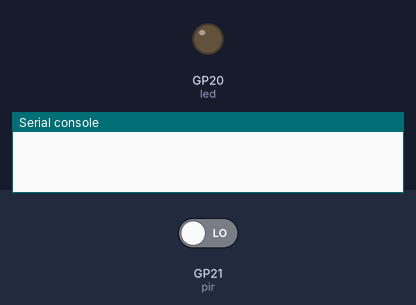
Bench run of a program on a simulated Raspberry Pi Pico running MicroPython. On the bench: output pins drawn as LEDs (lit = HIGH), the last lines printed to the serial console. Inputs (shaded band) come from the test bench; at power-on: GP21 (pir) LOW.

Above: at 1.2 s.
1.3 s: GP21 (pir) driven HIGH
At 2.3 s:
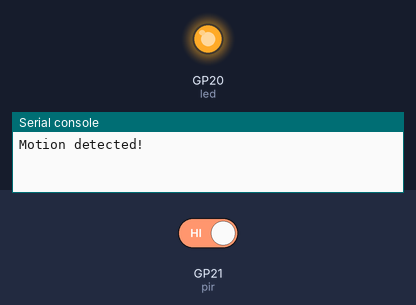
Timing chart, 0 to 22.8 s (numbered marks = the images above; inputs shaded):
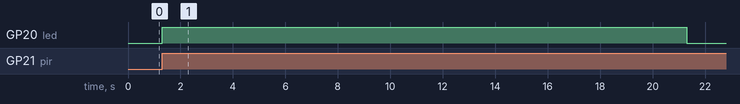

Measured:
- after the input at 1.3 s, GP20 (led): LOW → HIGH at once, → LOW 20.0 s later

The program:

4_6_4_pir_motion_sensor.py
```python
# Rui Santos & Sara Santos - Random Nerd Tutorials
# Complete project details at https://RandomNerdTutorials.com/raspberry-pi-pico-w-micropython-ebook/

from machine import Pin, Timer
import time

# PIR sensor pin
pir_pin = 21
# LED pin
led_pin = 20

# Set up LED and PIR sensor
led = Pin(led_pin, Pin.OUT)
pir = Pin(pir_pin, Pin.IN)

# Create timer
motion_timer = Timer()

# Create timer
motion = False
motion_printed = False

def handle_motion(pin):
    global motion
    motion = True
    motion_timer.init(mode=Timer.ONE_SHOT, period=20000, callback=turn_off_led)

def turn_off_led(timer):
    global motion, motion_printed
    led.off()  # Turn off the LED
    print('Motion stopped!')
    motion = False
    motion_printed = False

# Attach interrupt to the PIR motion sensor
pir.irq(trigger=Pin.IRQ_RISING, handler=handle_motion)

while True:
    if motion and not motion_printed:
        print('Motion detected!')
        led.on()  # Turn on the LED
        motion_printed = True
    elif not motion:
        time.sleep(0.1)
        # Other tasks that you might need to do in the loop
```
